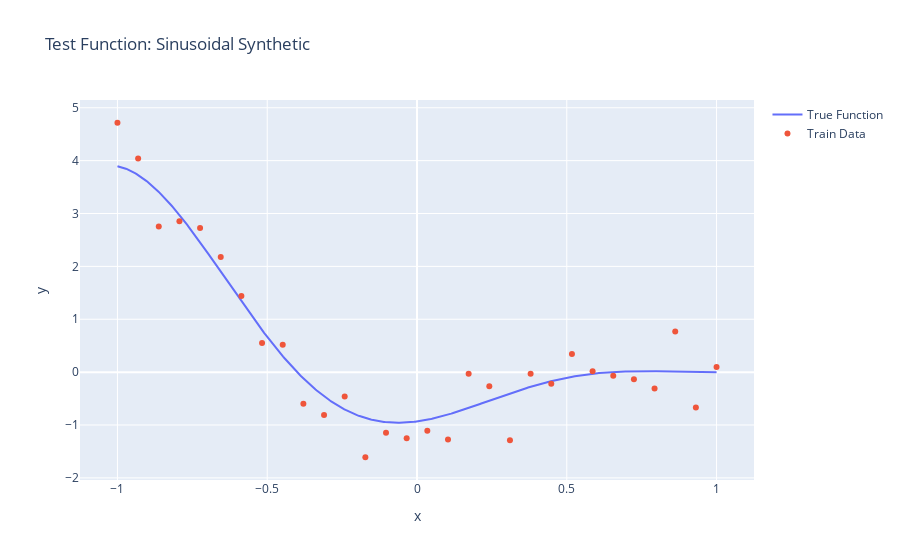

Here is the notebook cell this chart was saved with:
### Code cell
from src.test_functions import sinusoidal_synthetic

test_function = sinusoidal_synthetic
# Generate input-output pairs from the test function
n_train = 30
train_X = torch.linspace(-1, 1, n_train).view(-1, 1)
train_Y = test_function(train_X) + torch.randn(train_X.size()) * 0.5  # Add noise
train_X.shape, train_Y.shape

# Generate test input
n_test = 500
test_X = torch.linspace(-1, 1, n_test).view(-1, 1)
true_Y = test_function(test_X)


# Plot the true test function using Plotly
fig = go.Figure()

# True function plot
fig.add_trace(go.Scatter(x=test_X.numpy().flatten(), y=true_Y.numpy().flatten(), mode='lines', name='True Function'))
fig.add_trace(go.Scatter(x=train_X.numpy().flatten(), y=train_Y.numpy().flatten(), mode='markers', name='Train Data'))
# Layout settings
fig.update_layout(title="Test Function: Sinusoidal Synthetic",
                  xaxis_title="x",
                  yaxis_title="y",
                  showlegend=True)

# Show the plot
fig.show()

### Figure 1 — Plotly figure (JSON) as saved in the notebook; plotly's stock layout.template omitted (floating-point values rounded to 4 significant figures; data arrays with more than 128 entries replaced by an {"elided": "..."} marker saying what was removed)
{"data": [{"mode": "lines", "name": "True Function", "type": "scatter", "x": {"elided": "500 float values"}, "y": {"elided": "500 float values"}}, {"mode": "markers", "name": "Train Data", "type": "scatter", "x": [-1, -0.931, -0.8621, -0.7931, -0.7241, -0.6552, -0.5862, -0.5172, -0.4483, -0.3793, -0.3103, -0.2414, -0.1724, -0.1034, -0.03448, 0.03448, 0.1034, 0.1724, 0.2414, 0.3103, 0.3793, 0.4483, 0.5172, 0.5862, 0.6552, 0.7241, 0.7931, 0.8621, 0.931, 1], "y": [4.717, 4.042, 2.753, 2.854, 2.727, 2.179, 1.442, 0.5529, 0.5172, -0.598, -0.8131, -0.4628, -1.61, -1.144, -1.252, -1.106, -1.273, -0.02824, -0.2689, -1.288, -0.02836, -0.219, 0.3423, 0.01481, -0.06977, -0.1323, -0.3099, 0.7681, -0.67, 0.09544]}], "layout": {"showlegend": true, "title": {"text": "Test Function: Sinusoidal Synthetic"}, "xaxis": {"title": {"text": "x"}}, "yaxis": {"title": {"text": "y"}}}}
